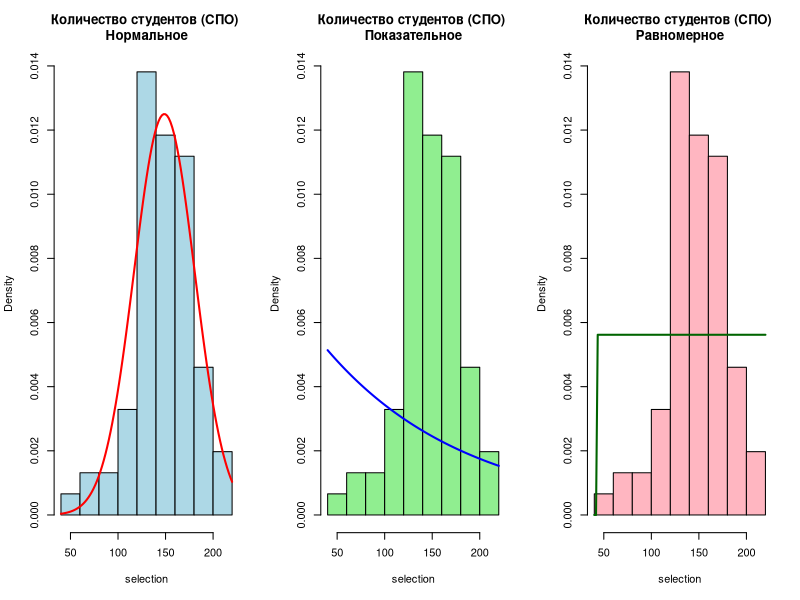
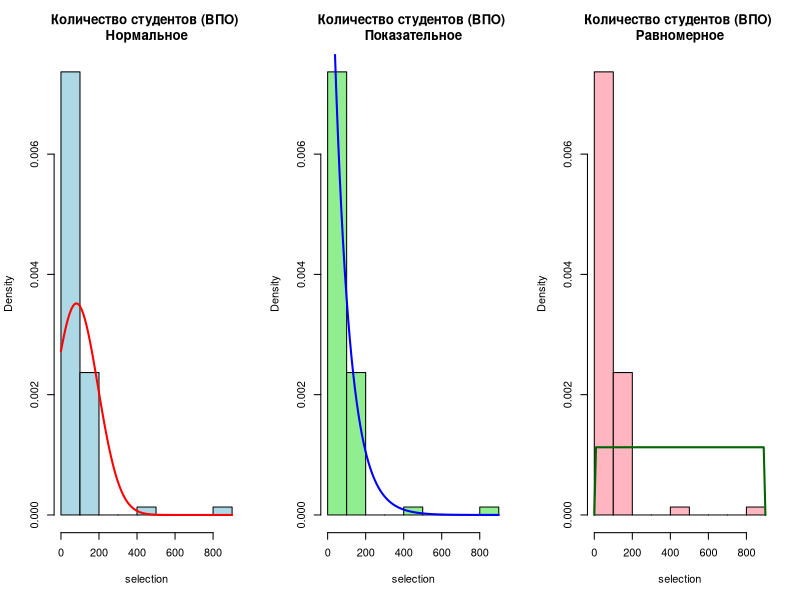
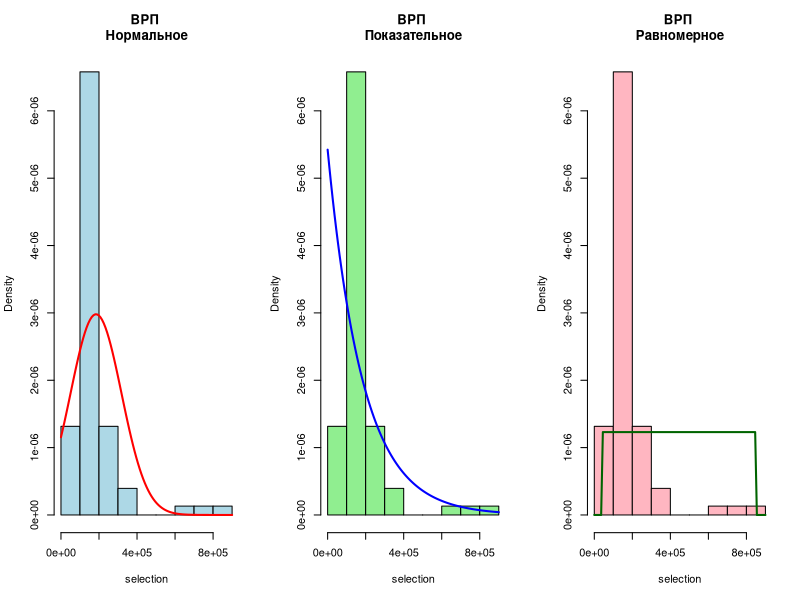
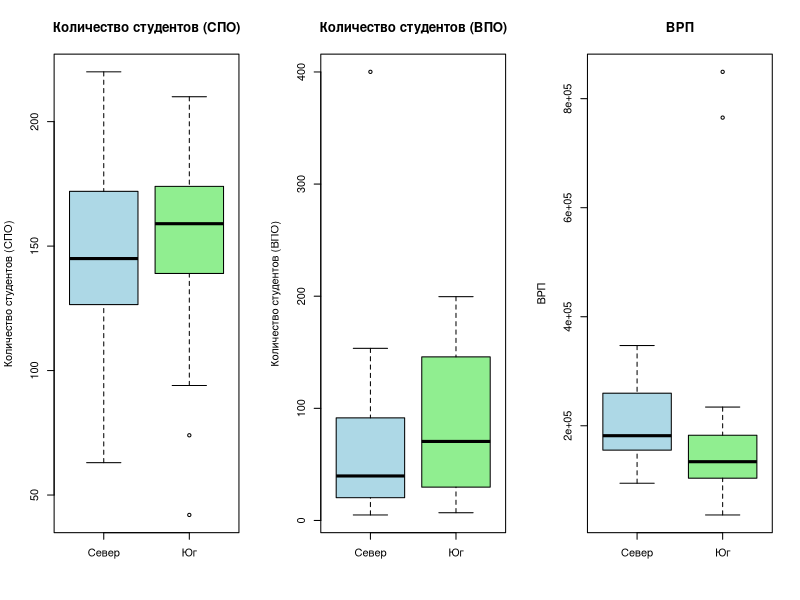
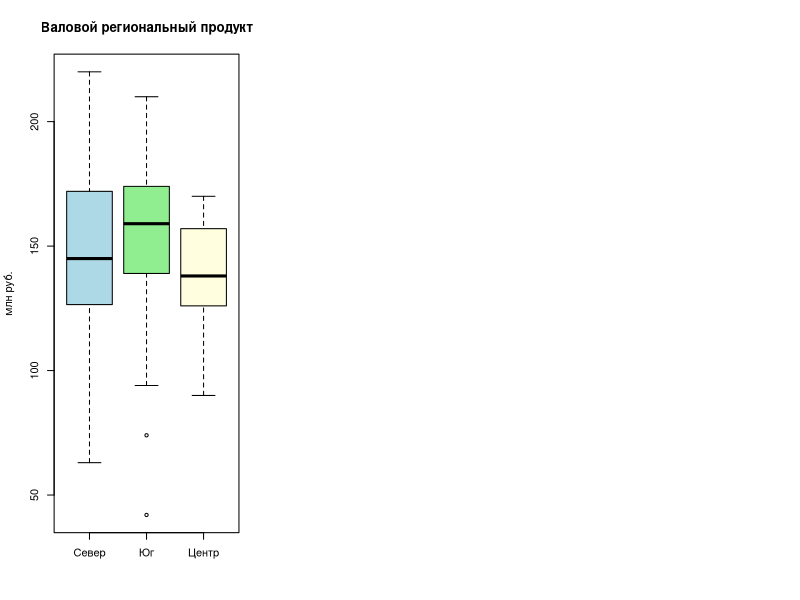

R code for these plots, in order:
library(readxl)
options(warn = -1)

# Чтение таблицы Excel
my_data <- read_excel("./statistic_table_lab1.xlsx")

# Выбор трёх параметров
x1 <- my_data$`Количество студентов (СПО)`
x2 <- my_data$`Количество студентов (ВПО)`
x3 <- my_data$`ВРП`

# Функция критерия согласия
goodness_of_fit_test <- function(selection, param_name, alpha = 0.1) {
  cat("============================\n")
  cat("ПАРАМЕТР:", param_name, "\n")
  cat("============================\n")
  
  selection_mean <- mean(selection) # Мат. Ожидание
  selection_sd <- sd(selection) # Средн. отклонение
  lambda <- 1 / selection_mean # Интенсивность 
  a <- min(selection) # Нижняя граница
  b <- max(selection) # Верхняя граница
  
  # Критерий Колмогорова-Смирнова
  cat("КРИТЕРИЙ КОЛМОГОРОВА-СМИРНОВА\n")
  
  # Нормальное распределение
  ks_norm <- ks.test(selection, "pnorm", selection_mean, selection_sd)
  cat("\nНормальное распределение:\n"); print(ks_norm)
  cat(ifelse(ks_norm$p.value > alpha, "-> не отвергаем", "-> отвергаем"), "\n")

  # Показательное распределение
  ks_exp <- ks.test(selection, "pexp", lambda)
  cat("\nПоказательное распределение:\n"); print(ks_exp)
  cat(ifelse(ks_exp$p.value > alpha, "-> не отвергаем", "-> отвергаем"), "\n")

  # Равномерное распределение 
  ks_unif <- ks.test(selection, "punif", a, b)
  cat("\nРавномерное распределение:\n"); print(ks_unif)
  cat(ifelse(ks_unif$p.value > alpha, "-> не отвергаем", "-> отвергаем"), "\n")
  
  # Критерий Пирсона
  cat("КРИТЕРИЙ ПИРСОНА\n")

  # Разбиваем данные на интервалы (число интервалов = корень из объёма выборки)
  breaks_num <- round(sqrt(length(selection)))
  breaks <- hist(selection, plot = FALSE, breaks = breaks_num)$breaks
  observed <- hist(selection, plot = FALSE, breaks = breaks)$counts   # частоты
  
  # Нормальное распределение
  p_norm <- diff(pnorm(breaks, selection_mean, selection_sd))      # теоретические вероятности
  chisq_norm <- chisq.test(observed, p = p_norm, rescale.p = TRUE)
  cat("\nНормальное распределение:\n"); print(chisq_norm)
  cat(ifelse(chisq_norm$p.value > alpha, "-> не отвергаем", "-> отвергаем"), "\n")
  
  # Показательное распределение
  p_exp <- diff(pexp(breaks, lambda))
  chisq_exp <- chisq.test(observed, p = p_exp, rescale.p = TRUE)
  cat("\nПоказательное распределение:\n"); print(chisq_exp)
  cat(ifelse(chisq_exp$p.value > alpha, "-> не отвергаем", "-> отвергаем"), "\n")
  
  # Равномерное распределение
  p_unif <- diff(punif(breaks, a, b))
  chisq_unif <- chisq.test(observed, p = p_unif, rescale.p = TRUE)
  cat("\nРавномерное распределение:\n"); print(chisq_unif)
  cat(ifelse(chisq_unif$p.value > alpha, "-> не отвергаем", "-> отвергаем"), "\n")
  
  par(mfrow = c(1, 3))

  # Нормальное
  hist(selection, probability = TRUE, main = paste(param_name, "\nНормальное"), col = "lightblue")
  curve(dnorm(x, mean = selection_mean, sd = selection_sd), col = "red", lwd = 2, add = TRUE)
  # Показательное
  hist(selection, probability = TRUE, main = paste(param_name, "\nПоказательное"), col = "lightgreen")
  curve(dexp(x, rate = lambda), col = "blue", lwd = 2, add = TRUE)
  # Равномерное
  hist(selection, probability = TRUE, main = paste(param_name, "\nРавномерное"), col = "lightpink")
  curve(dunif(x, min = a, max = b), col = "darkgreen", lwd = 2, add = TRUE)
}

goodness_of_fit_test(x1, "Количество студентов (СПО)")
goodness_of_fit_test(x2, "Количество студентов (ВПО)")
goodness_of_fit_test(x3, "ВРП")

# --- Вспомогательная функция для критерия серий
# Проверяет, случайно ли чередуются значения из двух выборок при сортировке
runs_test <- function(x, y) {
  combined <- c(x, y)                          # объединяем выборки
  labels <- c(rep(0, length(x)), rep(1, length(y))) # метки: 0 – север, 1 – юг
  ord <- order(combined)                       # сортируем значения по возрастанию
  sorted_labels <- labels[ord]                 # метки в порядке сортировки
  runs <- 1                                    # начинаем с первой серии
  for (i in 2:length(sorted_labels)) {
    if (sorted_labels[i] != sorted_labels[i-1]) runs <- runs + 1
  }
  n1 <- length(x); n2 <- length(y)
  exp_runs <- 2*n1*n2/(n1+n2) + 1              # ожидаемое число серий
  var_runs <- (2*n1*n2*(2*n1*n2 - n1 - n2)) / ((n1+n2)^2 * (n1+n2 - 1))
  z <- (runs - exp_runs) / sqrt(var_runs)
  p_value <- 2 * pnorm(-abs(z))                # двусторонний p-value
  return(p_value)
}

# Медианный критерий для двух групп
# Проверяет, различаются ли доли наблюдений выше и ниже общей медианы
median_test <- function(x, y) {
  med <- median(c(x, y))                       # общая медиана
  # Таблица 2×2: [выше медианы, ниже/равно медианы] для каждой группы
  tab <- matrix(c(sum(x > med), sum(x <= med),
                  sum(y > med), sum(y <= med)), nrow = 2, byrow = TRUE)
  chisq.test(tab, correct = FALSE)$p.value     # p-value хи-квадрат
}

# Пункт 2
north <- subset(my_data, my_data$`тип региона` == "с")
south <- subset(my_data, my_data$`тип региона` == "ю")
center <- subset(my_data, my_data$`тип региона` == "ц")

# Функция критерия однородности для двух групп
homogeneity_test <- function(first_selection, second_selection, column_name, alpha = 0.1) {
  x <- first_selection[[column_name]]
  y <- second_selection[[column_name]]
  
  # Критерий Колмогорова-Смирнова
  ks_test <- ks.test(x, y)
  cat("Колмогоров-Смирнов: p =", ks_test$p.value,
      ifelse(ks_test$p.value < alpha, "-> отвергаем", "-> не отвергаем"), "\n")
  
  # Критерий Вилкоксона
  wilcox_test <- wilcox.test(x, y)
  cat("Вилкоксон: p =", wilcox_test$p.value,
      ifelse(wilcox_test$p.value < alpha, "-> отвергаем", "-> не отвергаем"), "\n")
  
  # Критерий серий
  runs_p <- runs_test(x, y)
  cat("Критерий серий: p =", runs_p,
      ifelse(runs_p < alpha, "-> отвергаем", "-> не отвергаем"), "\n")

  # Медианный критерий
  med_p <- median_test(x, y)
  cat("Медианный критерий: p =", med_p,
      ifelse(med_p < alpha, "-> отвергаем", "-> не отвергаем"), "\n")

    # 5. Краскела-Уоллиса –-- для двух групп
  kruskal_test <- kruskal.test(list(x, y))
  cat("Краскела-Уоллиса: p =", kruskal_test$p.value,
      ifelse(kruskal_test$p.value < alpha, "-> отвергаем", "-> не отвергаем"), "\n")

    # График
  boxplot(x, y,
          names = c("Север", "Юг"),
          main = column_name,
          ylab = column_name,
          col = c("lightblue", "lightgreen"))
}

homogeneity_test(north, south, "Количество студентов (СПО)")
homogeneity_test(north, south, "Количество студентов (ВПО)")
homogeneity_test(north, south, "ВРП")

x <- north$`Количество студентов (СПО)`
y <- south$`Количество студентов (СПО)`
z <- center$`Количество студентов (СПО)`

cat("\n========== Три группы (Валовой региональный продукт) ==========\n")
alpha = 0.1

# 1. Краскела-Уоллиса
kw3 <- kruskal.test(list(x, y, z))
cat("Краскела-Уоллиса: p =", kw3$p.value,
    ifelse(kw3$p.value < alpha, "-> отвергаем", "-> не отвергаем"), "\n")

# 2. Медианный критерий для трёх групп
med_all <- median(c(x, y, z))                # общая медиана
# Таблица 3×2: выше/ниже медианы для каждой группы
tab <- matrix(c(sum(x > med_all), sum(x <= med_all),
                sum(y > med_all), sum(y <= med_all),
                sum(z > med_all), sum(z <= med_all)), nrow = 3, byrow = TRUE)
med_p3 <- chisq.test(tab, correct = FALSE)$p.value
cat("Медианный критерий: p =", med_p3,
    ifelse(med_p3 < alpha, "-> отвергаем", "-> не отвергаем"), "\n")

# График
boxplot(x, y, z, names = c("Север", "Юг", "Центр"),
        main = "Валовой региональный продукт", ylab = "млн руб.",
        col = c("lightblue", "lightgreen", "lightyellow"))
